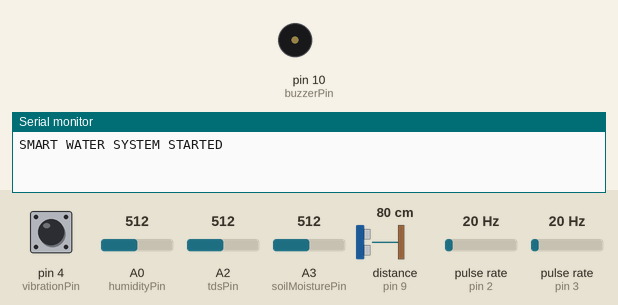
This sketch was run on a simulated Arduino Uno, built with avr-gcc and run on an emulated ATmega328P. Parts: buzzer (waves = sounding), the last lines printed to the serial monitor. Wiring (inferred from the names in the program): ultrasonic range finder: trigger pin 8; echo pin 9; 2 × pulse sensor: data pin 2 / data pin 3. The test bench sets the inputs (shaded band); at power-on: A3 (soilMoisturePin) = 512, pin 4 (vibrationPin) HIGH, A0 (humidityPin) = 512, A2 (tdsPin) = 512, distance to the obstacle (sensor on pin 9) 80 cm, pulse rate (sensors on pin 2, pin 3) 20 Hz. The echo pulse lasts 58.3 µs per cm.

Above: at 1.2 s.
1.3 s: A3 (soilMoisturePin) set to 590
3.6 s: A3 (soilMoisturePin) set to 607
At 5.6 s:
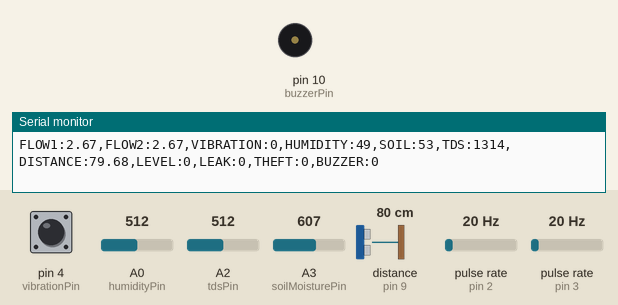
5.9 s: A3 (soilMoisturePin) set to 306
At 7.4 s:
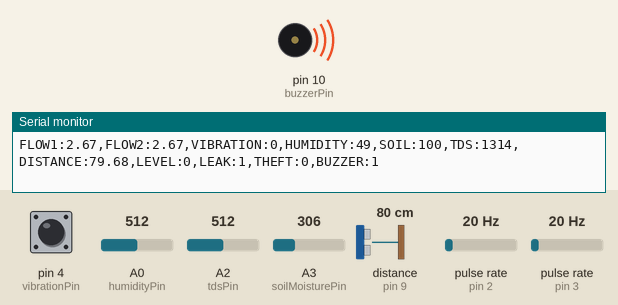
7.9 s: A3 (soilMoisturePin) set to 716
At 8.9 s:
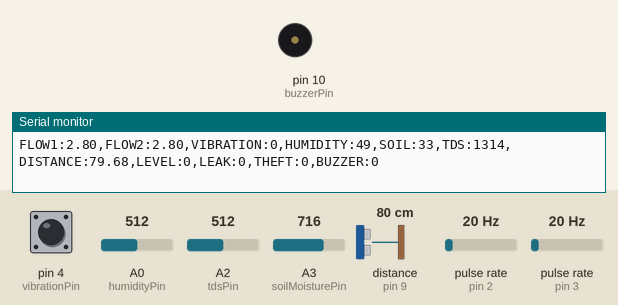
Timing chart, 0 to 10.9 s (numbered marks = the images above; inputs shaded):
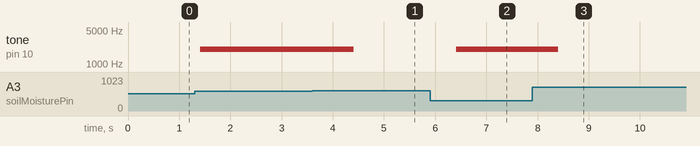

The sketch:

flow_sensor.ino
```cpp
// ========================================
// SMART WATER MONITORING SYSTEM
// OPTIMIZED FINAL VERSION
// ========================================

// ---------- FLOW SENSOR VARIABLES ----------
volatile unsigned int flow1Frequency = 0;
volatile unsigned int flow2Frequency = 0;

float flow1Rate = 0.0;
float flow2Rate = 0.0;

// ---------- PINS ----------
const byte flowSensor1Pin = 2;
const byte flowSensor2Pin = 3;

const byte vibrationPin = 4;

const byte humidityPin = A0;
const byte tdsPin = A2;
const byte soilMoisturePin = A3;

const byte trigPin = 8;
const byte echoPin = 9;

const byte buzzerPin = 10;

// ---------- TANK SETTINGS ----------
const float tankEmptyDistanceCm = 25.0;
const float tankFullDistanceCm = 4.0;

// ---------- VARIABLES ----------
float lastValidDistance = 0.0;

unsigned long currentTime = 0;
unsigned long previousTime = 0;


// ========================================
// FLOW INTERRUPTS
// ========================================
void flow1Pulse()
{
  flow1Frequency++;
}

void flow2Pulse()
{
  flow2Frequency++;
}


// ========================================
// ULTRASONIC FUNCTION
// ========================================
float readDistanceCm()
{
  digitalWrite(trigPin, LOW);
  delayMicroseconds(2);

  digitalWrite(trigPin, HIGH);
  delayMicroseconds(10);

  digitalWrite(trigPin, LOW);

  long duration = pulseIn(
    echoPin,
    HIGH,
    30000
  );

  if (duration == 0)
  {
    return lastValidDistance;
  }

  float distance =
    duration * 0.0343 / 2.0;

  // Filter invalid values
  if (distance <= 0 || distance > 400)
  {
    return lastValidDistance;
  }

  return distance;
}


// ========================================
// WATER LEVEL FUNCTION
// ========================================
int calculateLevelPercent(float distanceCm)
{
  float level =
    (
      (tankEmptyDistanceCm - distanceCm)
      /
      (tankEmptyDistanceCm - tankFullDistanceCm)
    ) * 100.0;

  return constrain((int)level, 0, 100);
}


// ========================================
// SETUP
// ========================================
void setup()
{
  Serial.begin(9600);

  pinMode(flowSensor1Pin, INPUT_PULLUP);
  pinMode(flowSensor2Pin, INPUT_PULLUP);

  pinMode(vibrationPin, INPUT_PULLUP);

  pinMode(humidityPin, INPUT);
  pinMode(tdsPin, INPUT);
  pinMode(soilMoisturePin, INPUT);

  pinMode(trigPin, OUTPUT);
  pinMode(echoPin, INPUT);

  pinMode(buzzerPin, OUTPUT);

  attachInterrupt(
    digitalPinToInterrupt(flowSensor1Pin),
    flow1Pulse,
    RISING
  );

  attachInterrupt(
    digitalPinToInterrupt(flowSensor2Pin),
    flow2Pulse,
    RISING
  );

  Serial.println("SMART WATER SYSTEM STARTED");
}


// ========================================
// LOOP
// ========================================
void loop()
{
  currentTime = millis();

  if (currentTime - previousTime >= 1000)
  {
    previousTime = currentTime;

    // ========================================
    // FLOW SENSORS
    // ========================================

    noInterrupts();

    unsigned int flow1Pulses = flow1Frequency;
    unsigned int flow2Pulses = flow2Frequency;

    flow1Frequency = 0;
    flow2Frequency = 0;

    interrupts();

    flow1Rate = flow1Pulses / 7.5;
    flow2Rate = flow2Pulses / 7.5;

    if (flow1Rate < 0.1)
    {
      flow1Rate = 0;
    }

    if (flow2Rate < 0.1)
    {
      flow2Rate = 0;
    }


    // ========================================
    // VIBRATION SENSOR
    // ========================================

    int vibrationDetected = 0;

    if (digitalRead(vibrationPin) == LOW)
    {
      vibrationDetected = 1;
    }


    // ========================================
    // HUMIDITY SENSOR
    // ========================================

    long humidityTotal = 0;

    for (int i = 0; i < 10; i++)
    {
      humidityTotal += analogRead(humidityPin);
      delay(2);
    }

    int humidityRaw =
      humidityTotal / 10;

    int humidityPercent = map(
      humidityRaw,
      1023,
      0,
      0,
      100
    );

    humidityPercent = constrain(
      humidityPercent,
      0,
      100
    );


    // ========================================
    // SOIL MOISTURE SENSOR
    // ========================================

    long soilTotal = 0;

    for (int i = 0; i < 15; i++)
    {
      soilTotal += analogRead(soilMoisturePin);
      delay(5);
    }

    int soilRaw =
      soilTotal / 15;

    // Calibrate according to your sensor
    int soilMoisturePercent = map(
      soilRaw,
      900,
      350,
      0,
      100
    );

    soilMoisturePercent = constrain(
      soilMoisturePercent,
      0,
      100
    );


    // ========================================
    // TDS SENSOR
    // ========================================

    long tdsTotal = 0;

    for (int i = 0; i < 30; i++)
    {
      tdsTotal += analogRead(tdsPin);
      delay(10);
    }

    float tdsRaw =
      tdsTotal / 30.0;

    float voltage =
      tdsRaw * 5.0 / 1024.0;

    float tdsPpm =
    (
      133.42 * voltage * voltage * voltage
      - 255.86 * voltage * voltage
      + 857.39 * voltage
    ) * 0.5;

    if (tdsPpm < 0)
    {
      tdsPpm = 0;
    }


    // ========================================
    // ULTRASONIC SENSOR
    // ========================================

    float distanceCm =
      readDistanceCm();

    lastValidDistance =
      distanceCm;

    int waterLevelPercent =
      calculateLevelPercent(distanceCm);


    // ========================================
    // FLOW DIFFERENCE
    // ========================================

    float flowMismatch =
      abs(flow1Rate - flow2Rate);


    // ========================================
    // LEAK DETECTION
    // ========================================

    int leakDetected = 0;

    if (
      soilMoisturePercent >= 55 ||
      flowMismatch >= 0.5
    )
    {
      leakDetected = 1;
    }


    // ========================================
    // THEFT DETECTION
    // ========================================

    int theftDetected = 0;

    bool halfMeterDrop =
      (
        flow1Rate > 0.1 &&
        flow2Rate <= flow1Rate * 0.5
      )
      ||
      (
        flow2Rate > 0.1 &&
        flow1Rate <= flow2Rate * 0.5
      );

    if (halfMeterDrop)
    {
      theftDetected = 1;
    }


    // ========================================
    // BUZZER
    // ========================================

    int buzzerState = 0;

    if (
      vibrationDetected == 1 ||
      leakDetected == 1 ||
      theftDetected == 1
    )
    {
      buzzerState = 1;

      tone(buzzerPin, 2000);
    }
    else
    {
      noTone(buzzerPin);
    }


    // ========================================
    // SERIAL OUTPUT
    // ========================================

    Serial.print("FLOW1:");
    Serial.print(flow1Rate, 2);

    Serial.print(",FLOW2:");
    Serial.print(flow2Rate, 2);

    Serial.print(",VIBRATION:");
    Serial.print(vibrationDetected);

    Serial.print(",HUMIDITY:");
    Serial.print(humidityPercent);

    Serial.print(",SOIL:");
    Serial.print(soilMoisturePercent);

    Serial.print(",TDS:");
    Serial.print((int)tdsPpm);

    Serial.print(",DISTANCE:");
    Serial.print(distanceCm, 2);

    Serial.print(",LEVEL:");
    Serial.print(waterLevelPercent);

    Serial.print(",LEAK:");
    Serial.print(leakDetected);

    Serial.print(",THEFT:");
    Serial.print(theftDetected);

    Serial.print(",BUZZER:");
    Serial.println(buzzerState);
  }
}
```

Measured:
- after the input at 3.6 s, tone on pin 10 (buzzerPin): 2000 Hz → silent after 0.81 s
- after the input at 5.9 s, tone on pin 10 (buzzerPin): silent → 2000 Hz after 0.51 s
- after the input at 7.9 s, tone on pin 10 (buzzerPin): 2000 Hz → silent after 0.51 s
